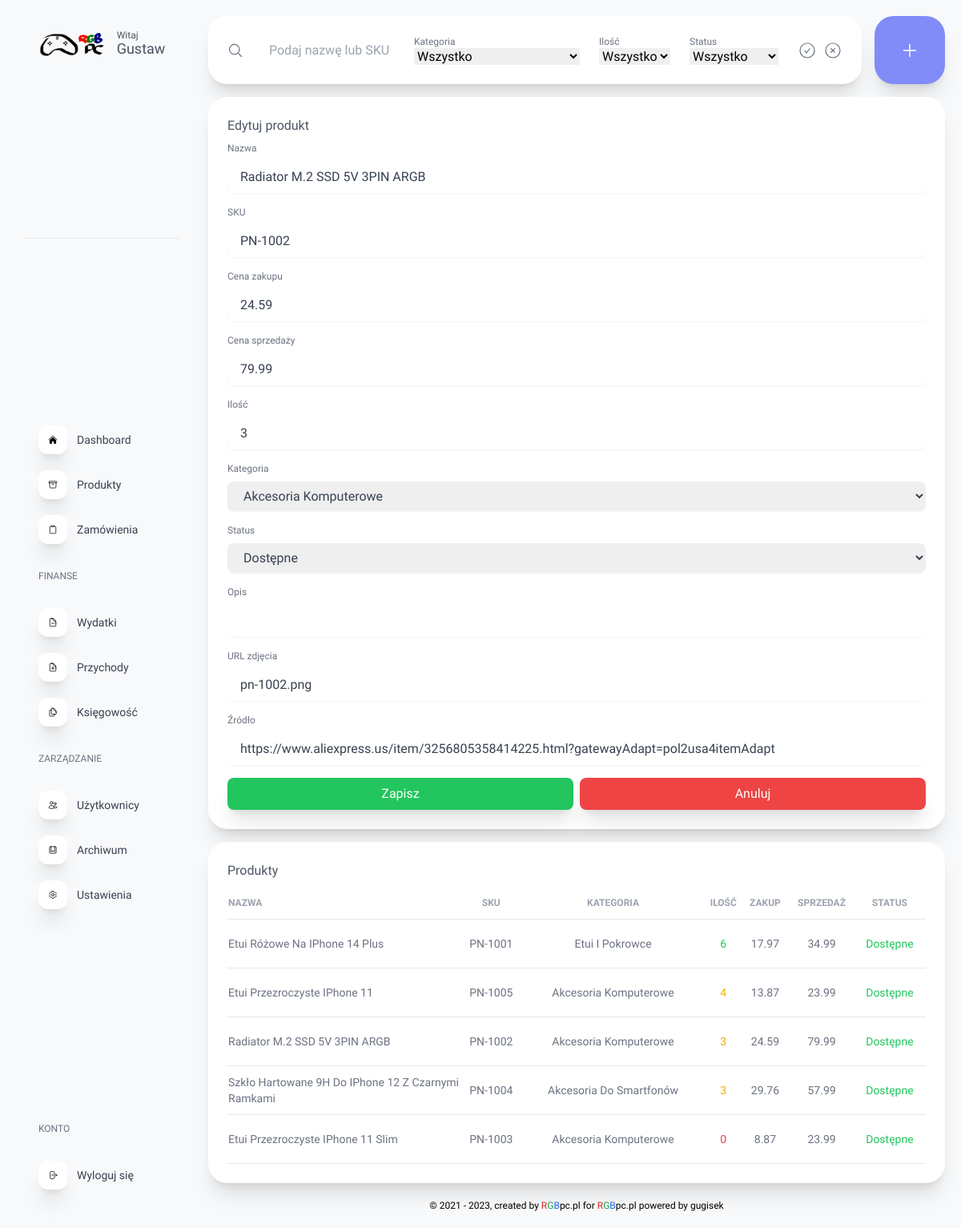
Page /panel.php?page=produkty&action=edit&id=2 (signed in) on the committed database.
### tables this page shows
CREATE TABLE `products` (
  `id` int(11) NOT NULL,
  `name` text NOT NULL,
  `sku` varchar(50) NOT NULL,
  `bought` decimal(7,2) NOT NULL,
  `sold` decimal(7,2) NOT NULL,
  `quantity` decimal(6,0) NOT NULL,
  `img` text NOT NULL,
  `source` text NOT NULL,
  `category_id` int(11) NOT NULL,
  `description` text DEFAULT NULL,
  `status_id` int(11) NOT NULL
);

CREATE TABLE `product_categories` (
  `id` int(11) NOT NULL,
  `category` text NOT NULL
);

CREATE TABLE `product_status` (
  `id` int(11) NOT NULL,
  `status` text NOT NULL
);

### product_scripts/products_front_table.php (the view, shortened to what this page needs)
<section class="w-full bg-white shadow-xl rounded-3xl py-6 px-6">
    <h1 class="pb-2 font-medium text-gray-600 font-[Lexend]">Produkty</h1>
    <table class="w-full">
        <tr class="uppercase text-left text-xs text-gray-400 ">
            <th class="w-1/3">Nazwa</th>
            <th class="w-1/8 text-center">SKU</th>
            <th class="text-center py-3 w-1/8">Kategoria</th>
            <th class="w-1/8 text-center">Ilość</th>
            <th class="w-1/8 text-center">Zakup</th>
            <th class="w-1/8 text-center">Sprzedaż</th>
            <th class="w-1/8 text-center">Status</th>
            <th class="w-1/8"></th>
        </tr>
        <?php
            include 'scripts/conn_db.php';
            if (isset($_POST['search'])) {
                $search = $_POST['search'];
                $category = $_POST['category'];
                $quantity = $_POST['quantity'];
                $status = $_POST['status'];
            }
            else {
                $search = "";
                $category = "";
                $quantity = "between 0 and 1000";
                $status = "";
            }
            $sql = "SELECT products.id, name, sku, product_categories.category, quantity, bought, sold, product_status.status FROM products left join product_categories on product_categories.id = products.category_id left join product_status on product_status.id = products.status_id where (name like '%$search%' and products.category_id like '%$category%' and status_id like '%$status%' and quantity ".$quantity.") or (sku like '%$search%' and products.category_id like '%$category%' and status_id like '%$status%' and quantity ".$quantity.") order by quantity desc;";
            $result = mysqli_query($conn, $sql);
            if(mysqli_num_rows($result) > 0)
            {
                while($row = mysqli_fetch_assoc($result))
                {
                    echo "<tr class='border-t-[0.5px] border-b-[0.5px]'>";
                        echo "<td class='capitalize text-sm text-gray-500'><a class='transition-all duration-300 hover:text-indigo-500 hover:cursor-pointer' href='?page=produkty&action=edit&id=".$row['id']."#edit'>".$row['name']."</a></td>";
                        echo "<td class='text-center capitalize text-sm text-gray-500'>".$row['sku']."</td>";
                        echo "<td class='py-5 text-center capitalize text-sm text-gray-500'>".$row['category']."</td>";
                        echo "<td class='py-5 text-center capitalize text-sm";
                            if ($row['quantity']>=5 && $row['quantity']<10) {
                                echo " text-green-500";
                            }
                            else if ($row['quantity']>=10) {
                                echo " text-gray-500";
                            }
                            else if ($row['quantity']<=2) {
                                echo " text-red-500";
                            }
                            else if ($row['quantity']>2 && $row['quantity']<=4) {
                                echo " text-yellow-500";
                            }
                        echo "'>";
                            echo $row['quantity'];
                        echo "</td>";
                        echo "<td class='py-5 text-center text-sm text-gray-500'>".$row['bought']."</td>";
                        echo "<td class='py-5 text-center text-sm text-gray-500'>".$row['sold']."</td>";
                        echo "<td class='py-5 text-center capitalize text-sm";
                            if ($row['status']=="dostępne") {
                                echo " text-green-500";
                            }
                        echo "'>";
                            echo $row['status'];
                        echo "</td>";
                        echo "<td class='text-center text-sm'></td>";
                    echo "</tr>";
                }
            }
        ?>
    </table>
</section>

### product_scripts/products_front_edit.php (shortened to what this page needs)
<?php
if ($action == "edit") {
    $id = $_GET['id'];
    $sql = "SELECT products.id, products.name, products.sku, products.bought, products.sold, products.quantity, product_categories.category, product_status.status, products.description, products.img, products.source FROM products left join product_categories on product_categories.id = products.category_id left join product_status on product_status.id = products.status_id WHERE products.id = $id;";
    $result = mysqli_query($conn, $sql);
    if(mysqli_num_rows($result) > 0)
    {
        while($row = mysqli_fetch_assoc($result))
        {
        echo "<section id='edit' class='w-full bg-white shadow-xl rounded-3xl py-6 px-6'>";
            echo "<h1 class='pb-2 font-medium text-gray-600 font-[Lexend]'>Edytuj produkt</h1>";
            echo "<form action='product_scripts/products_back_edit.php' method='post' class='flex flex-col gap-4'>";
                echo "<div class='flex flex-col gap-2'>";
                    echo "<label for='name' class='text-xs text-gray-500'>Nazwa</label>";
                    echo "<input required type='text' name='name' id='name' value='".$row['name']."' class='w-full py-2 px-4 rounded-lg shadow-sm focus:outline-none outline-none text-gray-700 focus:text-gray-800 transition-all duration-300 focus:ring-2 focus:ring-indigo-300 focus:border-transparent'>";
                echo "</div>";
                echo "<div class='flex flex-col gap-2'>";
                    echo "<label for='sku' class='text-xs text-gray-500'>SKU</label>";
                    echo "<input required readonly type='text' name='sku' id='sku' value='".$row['sku']."' class='w-full py-2 px-4 rounded-lg text-gray-700 outline-none focus:text-gray-800 transition-all duration-300 shadow-sm focus:outline-none focus:ring-2 focus:ring-indigo-300 focus:border-transparent'>";
                echo "</div>";
                echo "<div class='flex flex-col gap-2'>";
                    echo "<label for='bought' class='text-xs text-gray-500'>Cena zakupu</label>";
                    echo "<input required type='text' name='bought' id='bought' value='".$row['bought']."' class='w-full py-2 px-4 rounded-lg shadow-sm text-gray-700 outline-none focus:text-gray-800 transition-all duration-300 focus:outline-none focus:ring-2 focus:ring-indigo-300 focus:border-transparent'>";
                echo "</div>";
                echo "<div class='flex flex-col gap-2'>";
                    echo "<label for='sold' class='text-xs text-gray-500'>Cena sprzedaży</label>";
                    echo "<input required type='text' name='sold' id='sold' value='".$row['sold']."' class='w-full py-2 px-4 rounded-lg shadow-sm text-gray-700 outline-none focus:text-gray-800 transition-all duration-300 focus:outline-none focus:ring-2 focus:ring-indigo-300 focus:border-transparent'>";
                echo "</div>";
                echo "<div class='flex flex-col gap-2'>";
                    echo "<label for='quantity' class='text-xs text-gray-500'>Ilość</label>";
                    echo "<input required type='number' min='0' step='1' value='".$row['quantity']."' name='quantity' id='quantity' class='w-full py-2 px-4 rounded-lg shadow-sm text-gray-700 outline-none focus:text-gray-800 transition-all duration-300 focus:outline-none focus:ring-2 focus:ring-indigo-300 focus:border-transparent'>";
                echo "</div>";
                echo "<div class='flex flex-col gap-2'>";
                    echo "<label for='category' class='text-xs text-gray-500'>Kategoria</label>";
                    echo "<select name='category' id='category' value='".$row['category']."' class='capitalize w-full py-2 px-4 rounded-lg shadow-sm text-gray-700 focus:text-gray-800 outline-none transition-all duration-300 focus:outline-none focus:ring-2 focus:ring-indigo-300 focus:border-transparent'>";
                            $sql2 = "SELECT * FROM `product_categories`;";
                            $result2 = mysqli_query($conn, $sql2);
                            if(mysqli_num_rows($result2) > 0)
                                {
                                    while($row2 = mysqli_fetch_assoc($result2))
                                    {
                                        echo "<option class='capitalize' value='".$row2['id']."'";
                                        if ($row2['category']==$row['category']) {
                                            echo " selected";
                                        }
                                        echo ">".$row2['category']."</option>";
                                    }
                                }
                    echo "</select>";
                echo "</div>";
                echo "<div class='flex flex-col gap-2'>";
                    echo "<label for='status' class='text-xs text-gray-500'>Status</label>";
                    echo "<select name='status' id='status' value='".$row['status']."' class='capitalize w-full py-2 px-4 rounded-lg shadow-sm text-gray-700 focus:text-gray-800 transition-all outline-none duration-300 focus:outline-none focus:ring-2 focus:ring-indigo-300 focus:border-transparent'>";
                            $sql3 = "SELECT * FROM `product_status`;";
                            $result3 = mysqli_query($conn, $sql3);
                            if(mysqli_num_rows($result3) > 0)
                            {
                                while($row3 = mysqli_fetch_assoc($result3))
                                {
                                    echo "<option class='capitalize' value='".$row3['id']."'";
                                        if ($row3['status']==$row['status']) {
                                            echo " selected";
                                        }
                                        echo ">".$row3['status']."</option>";
                                }
                            }
                    echo "</select>";
                echo "</div>";
                echo "<div class='flex flex-col gap-2'>";
                    echo "<label for='description' class='text-xs text-gray-500'>Opis</label>";
                    echo "<input type='text' name='description' id='description' value='".$row['description']."' class='w-full py-2 px-4 rounded-lg text-gray-700 outline-none focus:text-gray-800 transition-all duration-300 shadow-sm focus:outline-none focus:ring-2 focus:ring-indigo-300 focus:border-transparent'>";
                echo "</div>";
                echo "<div class='flex flex-col gap-2'>";
                    echo "<label for='image' class='text-xs text-gray-500'>URL zdjęcia</label>";
                    echo "<input readonly required type='text' name='image' id='image' value='".$row['img']."' class='w-full py-2 px-4 rounded-lg shadow-sm text-gray-700 outline-none focus:text-gray-800 transition-all duration-300 focus:outline-none focus:ring-2 focus:ring-indigo-300 focus:border-transparent'>";
                    echo "</div>";
                echo "<div class='flex flex-col gap-2'>";
                    echo "<label for='source' class='text-xs text-gray-500'>Źródło</label>";
                    echo "<input required type='text' name='source' id='source' value='".$row['source']."' class='w-full py-2 px-4 rounded-lg shadow-sm text-gray-700 outline-none focus:text-gray-800 transition-all duration-300 focus:outline-none focus:ring-2 focus:ring-indigo-300 focus:border-transparent'>";
                echo "</div>";
                echo "<div class='flex flex-row gap-2'>";
                    echo "<button type='submit' class='w-full py-2 px-4 bg-green-500 hover:bg-green-600 hover:shadow-green-500 shadow-xl rounded-lg text-white font-medium transition-all duration-300'>Zapisz</button>";
                    echo "<a href='?page=produkty&action=' class='w-full py-2 px-4 bg-red-500 text-center hover:bg-red-600 hover:shadow-red-500 shadow-xl rounded-lg text-white font-medium transition-all duration-300'>Anuluj</a>";
                echo "</div>";
            echo "</form>";
        echo "</section>";
        }
    }
}
?>

### public/css/global.css (style rules this page uses)
* { scroll-behavior: smooth; font-family: Lexend; }

### rows in the picture
products: name "Radiator M.2 SSD 5V 3PIN ARGB", sku "PN-1002", bought "24.59", sold "79.99", quantity "3", image "pn-1002.png", source "https://www.aliexpress.us/item/3256805358414225.html?gatewayAdapt=pol2usa4itemAdapt", category.category "Akcesoria Komputerowe", status.status "Dostępne"
products: name "Etui Różowe Na IPhone 14 Plus", sku "PN-1001", category.category "Etui I Pokrowce", quantity "6", bought "17.97", sold "34.99", status.status "Dostępne"
products: name "Etui Przezroczyste IPhone 11", sku "PN-1005", category.category "Akcesoria Komputerowe", quantity "4", bought "13.87", sold "23.99", status.status "Dostępne"
products: name "Szkło Hartowane 9H Do IPhone 12 Z Czarnymi Ramkami", sku "PN-1004", category.category "Akcesoria Do Smartfonów", quantity "3", bought "29.76", sold "57.99", status.status "Dostępne"
products: name "Etui Przezroczyste IPhone 11 Slim", sku "PN-1003", category.category "Akcesoria Komputerowe", quantity "0", bought "8.87", sold "23.99", status.status "Dostępne"

### other values in the picture
$_SESSION['user'] "Gustaw"
$button "Dashboard"
$button "Produkty"
$button "Zamówienia"
$button "Wydatki"
$button "Przychody"
$button "Księgowość"
$button "Użytkownicy"
$button "Archiwum"
$button "Ustawienia"
form field quantity "Wszystko"
form field category "akcesoria komputerowe"
form field status "dostępne"
